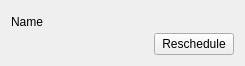
<?xml version="1.0" encoding="UTF-8"?>
<ui version="4.0">
 <class>taskItem</class>
 <widget class="QWidget" name="taskItem">
  <property name="geometry">
   <rect>
    <x>0</x>
    <y>0</y>
    <width>245</width>
    <height>66</height>
   </rect>
  </property>
  <property name="windowTitle">
   <string>Form</string>
  </property>
  <property name="autoFillBackground">
   <bool>false</bool>
  </property>
  <layout class="QVBoxLayout" name="verticalLayout">
   <item>
    <widget class="QWidget" name="centralwidget" native="true">
     <property name="autoFillBackground">
      <bool>true</bool>
     </property>
     <layout class="QVBoxLayout" name="verticalLayout_2">
      <property name="spacing">
       <number>0</number>
      </property>
      <property name="leftMargin">
       <number>0</number>
      </property>
      <property name="topMargin">
       <number>0</number>
      </property>
      <property name="rightMargin">
       <number>0</number>
      </property>
      <property name="bottomMargin">
       <number>0</number>
      </property>
      <item>
       <widget class="QLabel" name="taskName">
        <property name="text">
         <string>Name</string>
        </property>
       </widget>
      </item>
      <item>
       <widget class="QWidget" name="widget" native="true">
        <layout class="QHBoxLayout" name="horizontalLayout">
         <property name="spacing">
          <number>0</number>
         </property>
         <property name="leftMargin">
          <number>0</number>
         </property>
         <property name="topMargin">
          <number>0</number>
         </property>
         <property name="rightMargin">
          <number>0</number>
         </property>
         <property name="bottomMargin">
          <number>0</number>
         </property>
         <item>
          <spacer name="horizontalSpacer">
           <property name="orientation">
            <enum>Qt::Orientation::Horizontal</enum>
           </property>
           <property name="sizeHint" stdset="0">
            <size>
             <width>40</width>
             <height>20</height>
            </size>
           </property>
          </spacer>
         </item>
         <item>
          <widget class="QPushButton" name="rescheduleButton">
           <property name="text">
            <string>Reschedule</string>
           </property>
          </widget>
         </item>
        </layout>
       </widget>
      </item>
     </layout>
    </widget>
   </item>
  </layout>
 </widget>
 <resources/>
 <connections/>
</ui>
